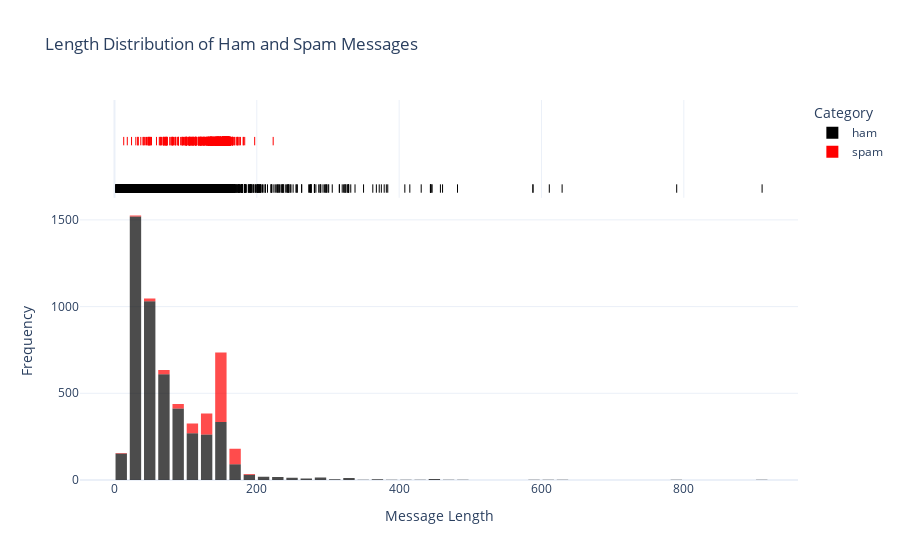

The cell this chart's notebook holds for it:
### Code cell
# Assuming ham and spam DataFrames are already defined

# Concatenate ham and spam DataFrames
combined_df = pd.concat([ham.assign(category='ham'), spam.assign(category='spam')])

# Create an interactive histogram using Plotly Express
fig = px.histogram(combined_df, x='length', color='category', nbins=50,
                   marginal='rug', # Display rug plot along the x-axis
                   labels={'length': 'Message Length'},
                   title='Length Distribution of Ham and Spam Messages',
                   template='plotly_white',  # Set background to white
                   opacity=0.7, # Set opacity for better visibility
                   color_discrete_map={'ham': 'black', 'spam': 'red'})

# Customize layout
fig.update_layout(
    xaxis_title='Message Length',
    yaxis_title='Frequency',
    legend_title='Category',
    bargap=0.2, # Set gap between bars
)
# Show the interactive plot
fig.show()

### Figure 1 — Plotly figure (JSON) as saved in the notebook; plotly's stock layout.template omitted (floating-point values rounded to 4 significant figures; data arrays with more than 128 entries replaced by an {"elided": "..."} marker saying what was removed)
{"data": [{"alignmentgroup": "True", "bingroup": "x", "hovertemplate": "category=ham<br>Message Length=%{x}<br>count=%{y}<extra></extra>", "legendgroup": "ham", "marker": {"color": "black", "opacity": 0.7, "pattern": {"shape": ""}}, "name": "ham", "nbinsx": 50, "offsetgroup": "ham", "orientation": "v", "showlegend": true, "type": "histogram", "x": {"elided": "4825 int values"}, "xaxis": "x", "yaxis": "y"}, {"alignmentgroup": "True", "boxpoints": "all", "fillcolor": "rgba(255,255,255,0)", "hoveron": "points", "hovertemplate": "category=ham<br>Message Length=%{x}<extra></extra>", "jitter": 0, "legendgroup": "ham", "line": {"color": "rgba(255,255,255,0)"}, "marker": {"color": "black", "symbol": "line-ns-open"}, "name": "ham", "offsetgroup": "ham", "showlegend": false, "type": "box", "x": {"elided": "4825 int values"}, "xaxis": "x2", "yaxis": "y2"}, {"alignmentgroup": "True", "bingroup": "x", "hovertemplate": "category=spam<br>Message Length=%{x}<br>count=%{y}<extra></extra>", "legendgroup": "spam", "marker": {"color": "red", "opacity": 0.7, "pattern": {"shape": ""}}, "name": "spam", "nbinsx": 50, "offsetgroup": "spam", "orientation": "v", "showlegend": true, "type": "histogram", "x": {"elided": "747 int values"}, "xaxis": "x", "yaxis": "y"}, {"alignmentgroup": "True", "boxpoints": "all", "fillcolor": "rgba(255,255,255,0)", "hoveron": "points", "hovertemplate": "category=spam<br>Message Length=%{x}<extra></extra>", "jitter": 0, "legendgroup": "spam", "line": {"color": "rgba(255,255,255,0)"}, "marker": {"color": "red", "symbol": "line-ns-open"}, "name": "spam", "offsetgroup": "spam", "showlegend": false, "type": "box", "x": {"elided": "747 int values"}, "xaxis": "x2", "yaxis": "y2"}], "layout": {"bargap": 0.2, "barmode": "relative", "legend": {"title": {"text": "Category"}, "tracegroupgap": 0}, "title": {"text": "Length Distribution of Ham and Spam Messages"}, "xaxis": {"anchor": "y", "domain": [0, 1], "title": {"text": "Message Length"}}, "xaxis2": {"anchor": "y2", "domain": [0, 1], "matches": "x", "showgrid": true, "showticklabels": false}, "yaxis": {"anchor": "x", "domain": [0, 0.7326], "title": {"text": "Frequency"}}, "yaxis2": {"anchor": "x2", "domain": [0.7426, 1], "matches": "y2", "showgrid": false, "showline": false, "showticklabels": false, "ticks": ""}}}
